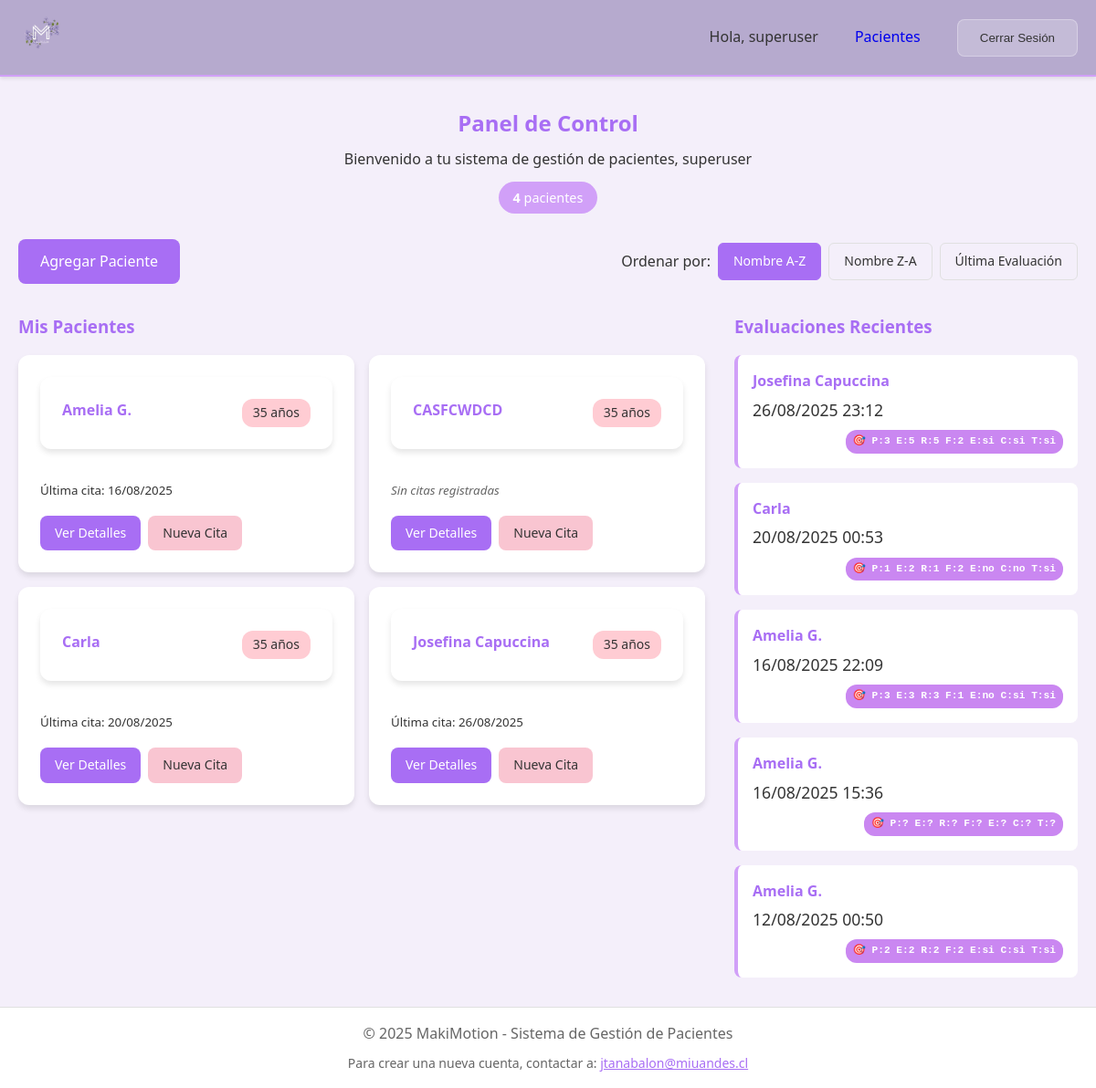
The page / (signed in) on the database its author committed.
### core/models.py (models this page shows, shortened)
class Patient(models.Model):
    user = models.ForeignKey(User, on_delete=models.CASCADE, help_text="Profesional responsable")
    full_name = models.CharField(max_length=200, help_text="Nombre completo del paciente")
    birth_date = models.DateField(help_text="Fecha de nacimiento del paciente")
    profession = models.CharField(max_length=100, default="", blank=True, help_text="Profesión")
    phone = models.CharField(max_length=20, default="", blank=True, help_text="Teléfono")
    address = models.TextField(default="", blank=True, help_text="Dirección")
    medications = models.TextField(blank=True, help_text="Medicamentos actuales")
    musculoskeletal_history = models.TextField(blank=True, help_text="Antecedentes músculo esquelético")
    patient_data_other = models.TextField(blank=True, help_text="Otros datos del paciente")
    menopause = models.CharField(max_length=10, choices=[('si', 'Sí'), ('no', 'No')], blank=True, help_text="Menopausia")
    menopause_time = models.CharField(max_length=50, blank=True, help_text="Hace cuánto tiempo")
    regular_menstrual_cycle = models.CharField(max_length=10, choices=[('si', 'Sí'), ('no', 'No')], blank=True, help_text="Ciclo menstrual regular")
    previous_surgeries = models.TextField(blank=True, help_text="Cirugías previas")
    pregnancies_g = models.PositiveIntegerField(null=True, blank=True, help_text="G (Gestaciones)")
    abortions_a = models.PositiveIntegerField(null=True, blank=True, help_text="A (Abortos)")
    losses_p = models.PositiveIntegerField(null=True, blank=True, help_text="P (Pérdidas)")
    child_weight = models.TextField(blank=True, help_text="Peso del hijo")
    delivery_type = models.CharField(max_length=50, blank=True, help_text="Partos: normal y/o cesárea")
    episiotomies = models.CharField(max_length=10, choices=[('si', 'Sí'), ('no', 'No')], blank=True, help_text="Episiotomías")
    postpartum = models.TextField(blank=True, help_text="Post parto")
    instrumentation = models.TextField(blank=True, help_text="Instrumentalización")
    muscle_tear = models.TextField(blank=True, help_text="Desgarro muscular")
    io = models.BooleanField(default=False, help_text="IO")
    if_field = models.BooleanField(default=False, help_text="IF")
    ig = models.BooleanField(default=False, help_text="IG")
    prolapse = models.CharField(max_length=10, choices=[('si', 'Sí'), ('no', 'No')], blank=True, help_text="Prolapso")
    prolapse_type = models.TextField(blank=True, help_text="¿Cuál prolapso?")
    allergies = models.TextField(blank=True, help_text="Alergias")
    gynecological_other = models.TextField(blank=True, help_text="Otros")
    is_pregnant = models.BooleanField(default=False, help_text="¿Está embarazada?")
    pregnancy_weeks_at_registration = models.PositiveIntegerField(null=True, blank=True, help_text="Semanas de embarazo al momento del registro (máximo 42)")
    pregnancy_week_day = models.CharField(max_length=10, choices=[
        ('lunes', 'Lunes'), ('martes', 'Martes'), ('miercoles', 'Miércoles'),
        ('jueves', 'Jueves'), ('viernes', 'Viernes'), ('sabado', 'Sábado'), ('domingo', 'Domingo')
    ], blank=True, help_text="Día de la semana para contar semanas")
    pregnancy_registration_date = models.DateField(null=True, blank=True, help_text="Fecha cuando se registraron las semanas")
    is_postpartum = models.BooleanField(default=False, help_text="¿Está en postparto?")
    postpartum_weeks_at_registration = models.PositiveIntegerField(null=True, blank=True, help_text="Semanas de postparto al momento del registro")
    postpartum_week_day = models.CharField(max_length=10, choices=[
        ('lunes', 'Lunes'), ('martes', 'Martes'), ('miercoles', 'Miércoles'),
        ('jueves', 'Jueves'), ('viernes', 'Viernes'), ('sabado', 'Sábado'), ('domingo', 'Domingo')
    ], blank=True, help_text="Día de la semana para contar semanas postparto")
    postpartum_registration_date = models.DateField(null=True, blank=True, help_text="Fecha cuando se registraron las semanas postparto")
    postpartum_start_date = models.DateField(null=True, blank=True, help_text="Fecha de inicio del postparto")
    alta = models.BooleanField(default=False, help_text="Indica si el paciente fue dado de alta y se cerró su ciclo clínico.")
    created_at = models.DateTimeField(auto_now_add=True)
    updated_at = models.DateTimeField(auto_now=True)
    @property
    def age(self):
        if not self.birth_date:
            return 0
        today = date.today()
        age = today.year - self.birth_date.year
        if today.month < self.birth_date.month or (today.month == self.birth_date.month and today.day < self.birth_date.day):
            age -= 1
        return age
    def get_last_appointment(self):
        return self.appointments.first()
    def get_pregnancy_display(self):
        if not self.is_pregnant:
            return None
        weeks = self.get_current_pregnancy_weeks()
        if weeks is None:
            return "Embarazada"
        return f"🌸 {weeks} semanas"
    class Meta:
        ordering = ['full_name']
        verbose_name = "Paciente"
        verbose_name_plural = "Pacientes"

class Appointment(models.Model):
    YES_NO_CHOICES = [
        ('si', 'Sí'),
        ('no', 'No'),
    ]
    patient = models.ForeignKey(Patient, on_delete=models.CASCADE, related_name='appointments', help_text="Paciente")
    date_time = models.DateTimeField(help_text="Fecha y hora de la cita")
    session_description = models.TextField(help_text="Descripción de la sesión o actividad realizada")
    additional_notes = models.TextField(blank=True, help_text="Notas adicionales")
    tasks = models.TextField(blank=True, help_text="Tareas o indicaciones para seguimiento")
    perfect_p_power = models.PositiveIntegerField(null=True, blank=True, help_text="P - Power (Fuerza)")
    perfect_e_endurance = models.PositiveIntegerField(null=True, blank=True, help_text="E - Endurance (Resistencia)")
    perfect_r_repetitions = models.PositiveIntegerField(null=True, blank=True, help_text="R - Repetitions (Repeticiones)")
    perfect_f_fast = models.PositiveIntegerField(null=True, blank=True, help_text="F - Fast contractions (Contracciones rápidas)")
    perfect_e_every = models.CharField(max_length=10, choices=YES_NO_CHOICES, blank=True, help_text="E - Every contraction (Cada contracción)")
    perfect_c_cocontraction = models.CharField(max_length=10, choices=YES_NO_CHOICES, blank=True, help_text="C - Co-contraction (Co-contracción)")
    perfect_t_timing = models.CharField(max_length=10, choices=YES_NO_CHOICES, blank=True, help_text="T - Timing (Coordinación)")
    balloon_rectal_sensation = models.TextField(blank=True, help_text="Sensación rectal consciente: 10 - 30 ml")
    balloon_first_desire_volume = models.TextField(blank=True, help_text="Volumen Primer deseo: 50 - 60 ml")
    balloon_normal_desire_volume = models.TextField(blank=True, help_text="Volumen Deseo normal constante: sin acomodación 90 - 120ml")
    balloon_max_tolerable_capacity = models.TextField(blank=True, help_text="Capacidad máxima tolerable: máximo tolerable 200-240 ml")
    balloon_rectoanal_reflex = models.CharField(max_length=10, choices=YES_NO_CHOICES, blank=True, help_text="Reflejo rectoanal estriado")
    balloon_expulsion = models.CharField(max_length=10, choices=YES_NO_CHOICES, blank=True, help_text="Expulsión del balón")
    created_at = models.DateTimeField(auto_now_add=True)
    updated_at = models.DateTimeField(auto_now=True)
    class Meta:
        ordering = ['-date_time']
        verbose_name = "Cita"
        verbose_name_plural = "Citas"

### core/views.py (the view)
# urls.py: path('', views.dashboard, name='dashboard'),
@login_required
def dashboard(request):
    sort_by = request.GET.get('sort', 'name')
    sort_order = request.GET.get('order', 'asc')
    patients = Patient.objects.filter(user=request.user, alta=False)
    if sort_by == 'name':
        if sort_order == 'desc':
            patients = patients.order_by('-full_name')
        else:
            patients = patients.order_by('full_name')
    elif sort_by == 'appointment':
        patients = patients.annotate(
            last_appointment=Max('appointments__date_time')
        ).order_by('-last_appointment')
    total_patients = patients.count()
    recent_appointments = Appointment.objects.filter(
        patient__user=request.user
    ).order_by('-date_time')[:5]
    context = {
        'user': request.user,
        'patients': patients,
        'total_patients': total_patients,
        'recent_appointments': recent_appointments,
        'current_sort': sort_by,
        'current_order': sort_order,
    }
    return render(request, 'dashboard/dashboard.html', context)

### templates/dashboard/dashboard.html (shortened to what this page needs)
{% extends 'base.html' %}
{% block content %}
<div class="dashboard">
    <div class="dashboard-header">
        <h2>Panel de Control</h2>
        <p>Bienvenido a tu sistema de gestión de pacientes, {{ user.username }}</p>
        <div class="dashboard-stats">
            <span class="stat-item">
                <strong>{{ total_patients }}</strong> paciente{{ total_patients|pluralize }}
            </span>
        </div>
    </div>
    <div class="dashboard-actions">
        <a href="{% url 'patient_create' %}" class="btn btn-primary">Agregar Paciente</a>
        <div class="sort-controls">
            <span>Ordenar por:</span>
            <a href="?sort=name&order=asc"
                class="sort-link {% if current_sort == 'name' and current_order == 'asc' %}active{% endif %}">
                Nombre A-Z
            </a>
            <a href="?sort=name&order=desc"
                class="sort-link {% if current_sort == 'name' and current_order == 'desc' %}active{% endif %}">
                Nombre Z-A
            </a>
            <a href="?sort=appointment&order=desc"
                class="sort-link {% if current_sort == 'appointment' and current_order == 'desc' %}active{% endif %}">
                Última Evaluación
            </a>
        </div>
    </div>
    <div class="dashboard-content">
        <div class="patients-section">
            <h3>Mis Pacientes</h3>
            {% if patients %}
            <div class="patients-grid">
                {% for patient in patients %}
                <div class="patient-card" data-patient-id="{{ patient.pk }}">
                    <div class="patient-header">
                        <h4>{{ patient.full_name }}</h4>
                        <div class="patient-badges">
                            <span class="patient-age">{{ patient.age }} años</span>
                        </div>
                    </div>
                    <div class="patient-info">
                        {% with last_appointment=patient.get_last_appointment %}
                        {% if last_appointment %}
                        <p class="patient-last-appointment">
                            <small>Última cita: {{ last_appointment.date_time|date:"d/m/Y" }}</small>
                        </p>
                        {% else %}
                        <p class="patient-last-appointment">
                            <small class="text-muted">Sin citas registradas</small>
                        </p>
                        {% endif %}
                        {% endwith %}
                    </div>
                    <div class="patient-actions">
                        <a href="{% url 'patient_detail' patient.pk %}" class="btn btn-sm btn-primary">Ver Detalles</a>
                        <a href="{% url 'appointment_create' patient.pk %}" class="btn btn-sm btn-secondary">Nueva
                            Cita</a>
                    </div>
                </div>
                {% endfor %}
            </div>
            {% else %}
            <div class="empty-state">
                <p>No tienes pacientes registrados aún.</p>
                <a href="{% url 'patient_create' %}" class="btn btn-primary">Agregar tu primer paciente</a>
            </div>
            {% endif %}
        </div>
        <div class="recent-appointments-section">
            <h3>Evaluaciones Recientes</h3>
            {% if recent_appointments %}
            <div class="appointments-list">
                {% for appointment in recent_appointments %}
                <div class="appointment-item">
                    <div class="appointment-patient">
                        <strong>{{ appointment.patient.full_name }}</strong>
                    </div>
                    <div class="appointment-date">
                        {{ appointment.date_time|date:"d/m/Y H:i" }}
                    </div>
                    <div class="appointment-perfect">
                        <span class="perfect-summary-small">
                            🎯 P:{{ appointment.perfect_p_power|default:"?" }} E:{{ appointment.perfect_e_endurance|default:"?" }} R:{{ appointment.perfect_r_repetitions|default:"?" }} F:{{ appointment.perfect_f_fast|default:"?" }} E:{{ appointment.perfect_e_every|default:"?" }} C:{{ appointment.perfect_c_cocontraction|default:"?" }} T:{{ appointment.perfect_t_timing|default:"?" }}
                        </span>
                    </div>
                </div>
                {% endfor %}
            </div>
            {% else %}
            <p class="text-muted">No hay citas registradas aún.</p>
            {% endif %}
        </div>
    </div>
</div>
{% endblock %}

### templates/base.html (shortened to what this page needs)
<!DOCTYPE html>
<html lang="es">
<head>
    {% load static %}
    <link rel="stylesheet" href="{% static 'css/style.css' %}">
</head>
<body>
    <header class="header">
        <div class="container">
            <a href="{% url 'dashboard' %}" class="logo">
                <img src="{% static 'makimotion_logo.JPG' %}" alt="MakiMotion" class="logo-img">
            </a>
            {% if user.is_authenticated %}
                <nav class="nav">
                    <span class="user-info">Hola, {{ user.username }}</span>
                    <a href="{% url 'patient_list' %}" class="btn btn-outline-primary ms-2">Pacientes</a>
                    <form method="post" action="{% url 'logout' %}" style="display: inline;">
                        <button type="submit" class="btn btn-secondary">Cerrar Sesión</button>
                    </form>
                </nav>
            {% endif %}
        </div>
    </header>
    <main class="main">
        <div class="container">
            {% block content %}
            {% endblock %}
        </div>
    </main>
    <footer class="footer">
        <div class="container">
            <p>&copy; 2025 MakiMotion - Sistema de Gestión de Pacientes</p>
            <p style="margin-top: 0.5rem; font-size: 0.875rem; color: var(--text-light);">
                Para crear una nueva cuenta, contactar a:
                <a href="mailto:jtanabalon@miuandes.cl" style="color: var(--contrast);">jtanabalon@miuandes.cl</a>
            </p>
        </div>
    </footer>
</body>
</html>

### rows shown on the page
Patient: full_name "Amelia G.", age "35", get_last_appointment.date_time "16/08/2025"
Patient: full_name "CASFCWDCD", age "35", shows "Sin citas registradas"
Patient: full_name "Carla", age "35", get_last_appointment.date_time "20/08/2025"
Patient: full_name "Josefina Capuccina", age "35", get_last_appointment.date_time "26/08/2025"
Appointment: patient.full_name "Josefina Capuccina", date_time "26/08/2025 23:12", perfect_p_power "3", perfect_e_endurance "5", perfect_r_repetitions "5", perfect_f_fast "2", perfect_e_every "si", perfect_c_cocontraction "si", perfect_t_timing "si"
Appointment: patient.full_name "Carla", date_time "20/08/2025 00:53", perfect_p_power "1", perfect_e_endurance "2", perfect_r_repetitions "1", perfect_f_fast "2", perfect_e_every "no", perfect_c_cocontraction "no", perfect_t_timing "si"
Appointment: patient.full_name "Amelia G.", date_time "16/08/2025 22:09", perfect_p_power "3", perfect_e_endurance "3", perfect_r_repetitions "3", perfect_f_fast "1", perfect_e_every "no", perfect_c_cocontraction "si", perfect_t_timing "si"
Appointment: patient.full_name "Amelia G.", date_time "16/08/2025 15:36", perfect_p_power "?", perfect_e_endurance "?", perfect_r_repetitions "?", perfect_f_fast "?", perfect_e_every "?", perfect_c_cocontraction "?", perfect_t_timing "?"
Appointment: patient.full_name "Amelia G.", date_time "12/08/2025 00:50", perfect_p_power "2", perfect_e_endurance "2", perfect_r_repetitions "2", perfect_f_fast "2", perfect_e_every "si", perfect_c_cocontraction "si", perfect_t_timing "si"

### other values the page prints
{{ user.username }} "superuser"
{{ total_patients }} "4"
